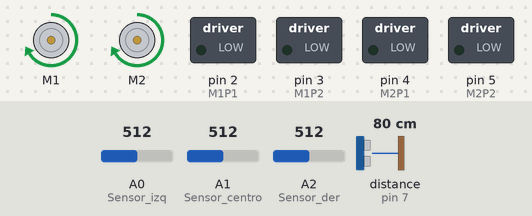
This sketch was run on a simulated Arduino Uno, built with avr-gcc and run on an emulated ATmega328P. On the bench: 2 × DC motor (green arrow = forward, orange = backward, longer = faster), switched loads named in the sketch (green lamp = pin HIGH). The test bench sets the inputs (shaded band); at power-on: distance to the obstacle (sensor on pin 7) 80 cm, A0 (Sensor_izq) = 512, A1 (Sensor_centro) = 512, A2 (Sensor_der) = 512. The echo pulse lasts 58.3 µs per cm.

Above: at 7.2 s.
7.3 s: distance to the obstacle (sensor on pin 7) set to 120 cm
At 8.0 s:
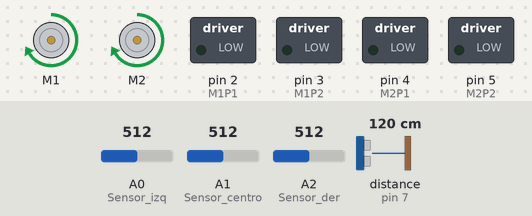
10.3 s: distance to the obstacle (sensor on pin 7) set to 2 cm
At 11.5 s:
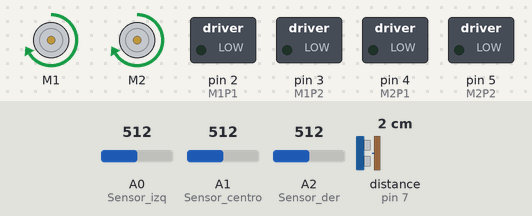
11.8 s: distance to the obstacle (sensor on pin 7) set to 35 cm
At 12.8 s:
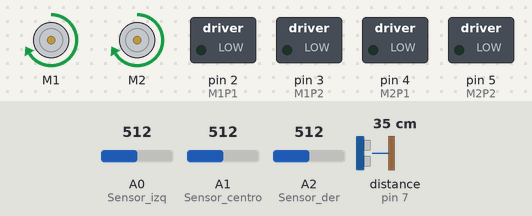
Timing chart, 0 to 67.3 s (numbered marks = the images above; inputs shaded):
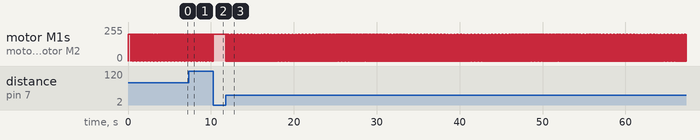

Measured:
- after the input at 7.3 s, motor M1, motor M2: alternates forward 200/255 for 0.04 s and stopped for 0.01 s, starting after 0.09 s
- after the input at 10.3 s, motor M1, motor M2: stops changing and stays forward 200/255
- after the input at 11.8 s, motor M1, motor M2: alternates forward 200/255 for 0.02 s and stopped for 0.02 s, starting at once
- by itself, motor M1, motor M2: repeats every 0.07 s: stopped 0.01 s, forward 200/255 0.06 s

The sketch:

C1_RS.ino
```cpp
// Incluye las bibliotecas necesarias
#include <AFMotor.h> //Librería para controlar el módulo L298N
#include <NewPing.h> //Librería para controlar el sensor ultrasónico

//Definimos los pines para los motores
#define M1P1 2 //Motor 1 Pin 1
#define M1P2 3 //Motor 1 Pin 2
#define M2P1 4 //Motor 2 Pin 1
#define M2P2 5 //Motor 2 Pin 2

//Definimos los pines para los sensores de línea TCRT5000
#define Sensor_izq A0
#define Sensor_centro A1
#define Sensor_der A2

//Definimos los pines para el sensor ultrasónico HC-SR04
#define TRIG 6
#define ECHO 7

//Definimos los umbrales para los sensores de línea
#define Umbral 500

//Configuramos los objetos: motor y sonar
AF_DCMotor motor1(1);
AF_DCMotor motor2(2);
NewPing sonar(TRIG, ECHO);

void setup() {
  //Declaramos los pines de los motores como salidas
  pinMode(M1P1, OUTPUT);
  pinMode(M1P2, OUTPUT);
  pinMode(M2P1, OUTPUT);
  pinMode(M2P2, OUTPUT);

  //Declaramos los pines de los sensores de línea como entradas
  pinMode(Sensor_izq, INPUT);
  pinMode(Sensor_centro, INPUT);
  pinMode(Sensor_der, INPUT);

  //Declaramos la comunicación serial
  Serial.begin(9600);
}

void loop() {
  //Leemos los valores de los sensores de línea
  int Valor_izq = analogRead(Sensor_izq);
  int Valor_centro = analogRead(Sensor_centro);
  int Valor_der = analogRead(Sensor_der);

  // Verifica si el robot está dentro de la plataforma
  if(Valor_izq>Umbral && Valor_centro>Umbral && Valor_der>Umbral){ //El robot está dentro de la plataforma
    moverAdelante();
  }
  else{ // El robot está a punto de salirse de la plataforma
    detener();
  }

  //Realizamos la lectura del sensor ultrasónico
  int distancia = sonar.ping_cm();

  //Verificamos si el oponente está dentro de la distancia deseada
  if(distancia<20) { // Oponente detectado: atacar
    moverAdelante();
  }
  else{ // No hay oponente: continuar explorando
    detener();
  }
}

// Funciones de movimiento del robot
void moverAdelante() {
  motor1.setSpeed(200);
  motor2.setSpeed(200);
  motor1.run(FORWARD);
  motor2.run(FORWARD);
}

void detener() {
  motor1.setSpeed(0);
  motor2.setSpeed(0);
  motor1.run(RELEASE);
  motor2.run(RELEASE);
}
```
